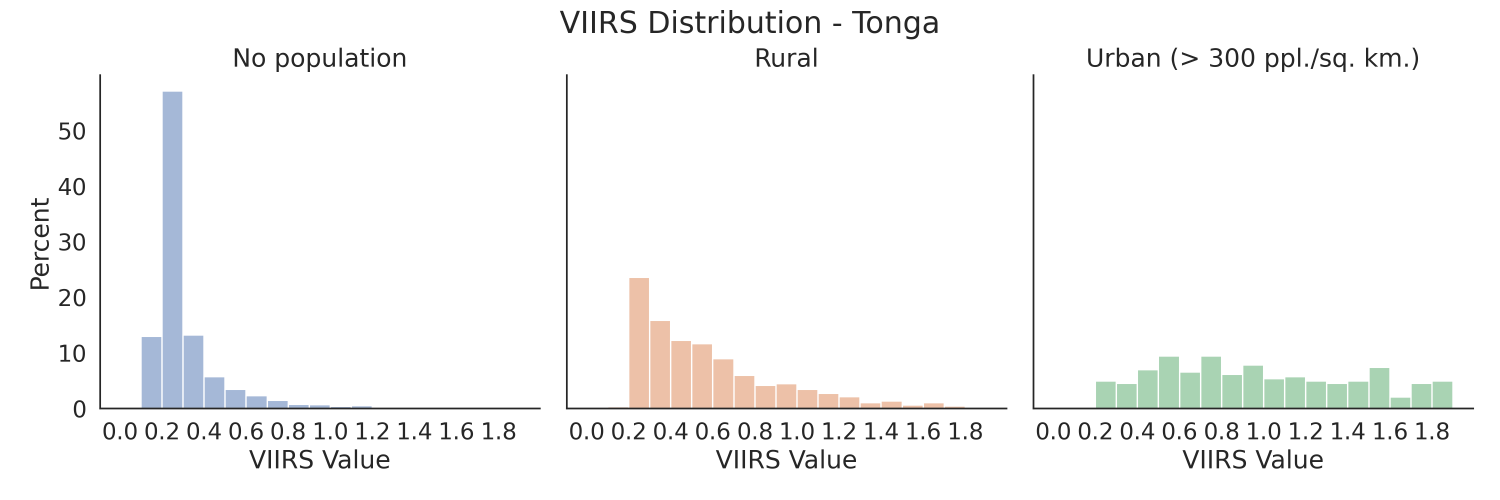
#> input picture _images/TON.png, 4500 x 1500 px (shown at 1/3 size)
$ python -i china.py   (imports and definitions only)
#> lines starting #> are read from the running program, lines starting #| are printed output that depends on the picture; after the words box and inside, x2 and y2 are one past the last pixel; in counts of white or black regions, pixels touching at a corner belong together
#> further down, picture is the input picture: PIL image 4500x1500 RGBA; mean R, G, B, A 247.2, 247.4, 247.1, 255
"""China fuel price fetcher (official NDRC price-cap notices).

Source: National Development and Reform Commission (NDRC) price department news
releases titled like "国内成品油价格按机制调整" (or "不作调整"). Each notice
includes an attached image table of maximum retail prices for standard gasoline
and diesel by province/center city, in CNY per ton.

This fetcher OCRs the attached table and records a single national series per
product by taking an unweighted mean across all listed regions in the table.
"""

from __future__ import annotations

import csv
import re
import subprocess
import time
from datetime import date
from pathlib import Path
from typing import Iterable
from urllib.parse import urljoin

import pandas as pd
from bs4 import BeautifulSoup
from bs4.element import Tag
from PIL import Image, ImageOps

from ..utils import get_session, make_hash, make_template


SOURCE_META = [
    {
        "fetcher_fn": "fetch_cn_ndrc_max_retail_prices",
        "country": "China",
        "source_name": "NDRC maximum retail prices (gasoline/diesel)",
        "url": "https://www.ndrc.gov.cn/xwdt/xwfb/",
        "description": "Official government (NDRC Price Department). Biweekly-ish notices with attached table image of max retail prices by province/center city, unit CNY/ton.",
        "extraction_method": ["Web scraping", "OCR"],
        "products": ["Gasoline (standard)", "Diesel (standard)"],
        "source_keys": ["cn_ndrc_max_retail_prices_biweekly"],
        "publishes_on": "~biweekly",
        "notes": "OCRs attached table image; computes unweighted mean across listed regions to create a national series. Keeps unit as CNY/ton per the official table.",
    }
]


# [14 lines that did not run here, left out]


_LISTING_BASE = "https://www.ndrc.gov.cn/xwdt/xwfb/"
# NDRC varies the headline structure ("...按机制调整", "...调整", "...下调",
# "...上调", "...适当调整", "...采取临时调控措施"). Match any retail-fuel
# pricing notice whose title mentions 成品油价格 + an adjustment verb.
_NOTICE_TITLE_RE = re.compile(r"成品油价格.{0,12}(?:调整|下调|上调|调控措施)")
_LISTING_DATE_RE = re.compile(r"\b(\d{4})/(\d{2})/(\d{2})\b")

_TMP_DIR = Path("_cn_ndrc_tmp")
_TESSERACT_BIN = "/opt/homebrew/bin/tesseract"
# Normal NDRC attachments yield ~29–30 province pairs. Skip notices whose OCR
# returns fewer than this — the "national mean" of 1–2 provinces is misleading.
_MIN_OCR_PAIRS = 10


# [5 lines left out: function _iter_listing_pages, not called in this run]


_PUBDATE_RE = re.compile(r"发布时间\s*[:：]\s*(\d{4})/(\d{2})/(\d{2})")


# [24 lines left out: functions _parse_pub_date, _find_table_image_url, not called in this run]


def _preprocess_numeric_region(img: Image.Image) -> Image.Image:
    """Crop + enhance the table numeric columns for OCR."""
    img_l = img.convert("L")
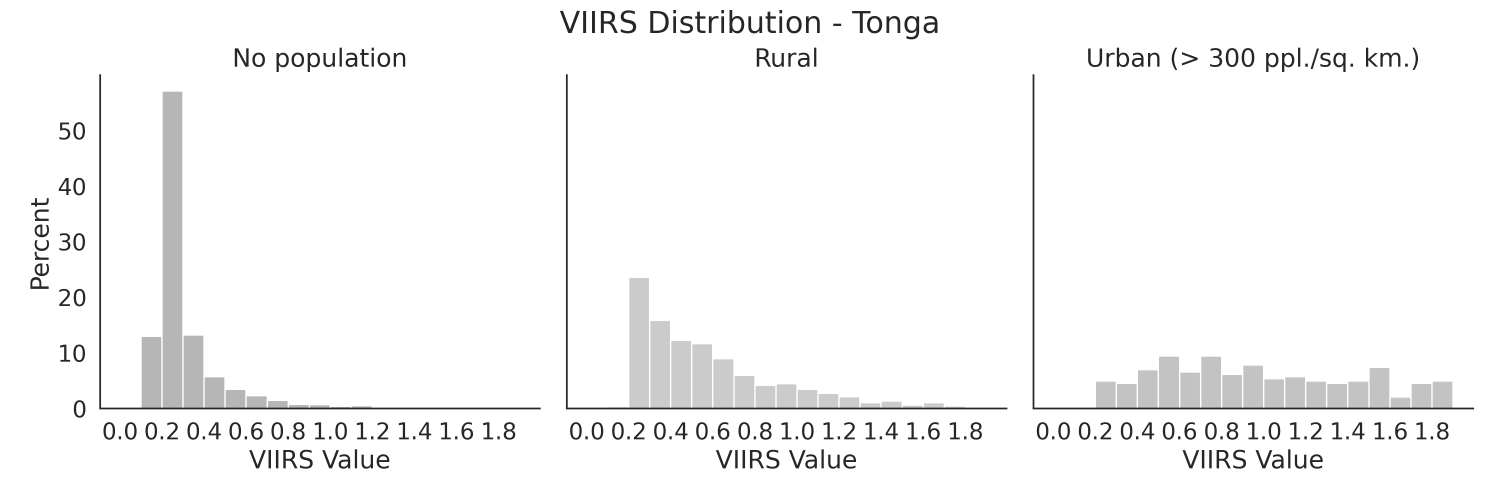
#> img_l: PIL image 4500x1500 L (shown at 1/3 size); min 38, max 255, mean 247.3
    w, h = img_l.size
#> w = 4500; h = 1500

    # Template-based crop tuned for NDRC attachments.
    # Keep both numeric columns, exclude province names.
    x0 = int(w * 0.47)
#> x0 = 2115
    y0 = int(h * 0.11)
#> y0 = 165
    x1 = int(w * 0.985)
#> x1 = 4432
    y1 = int(h * 0.90)
#> y1 = 1350
    x0 = max(0, min(x0, w - 1))
    y0 = max(0, min(y0, h - 1))
    x1 = max(x0 + 1, min(x1, w))
    y1 = max(y0 + 1, min(y1, h))

    region = img_l.crop((x0, y0, x1, y1))
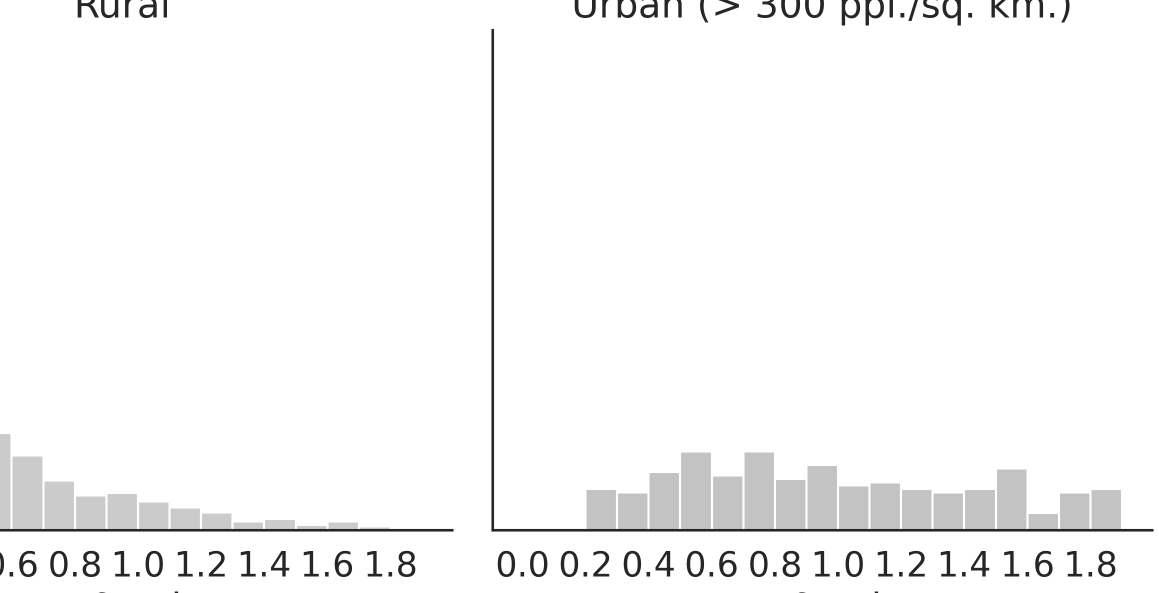
#> region: PIL image 2317x1185 L (shown at 1/2 size); min 38, max 255, mean 248
    region = region.resize((region.size[0] * 4, region.size[1] * 4))
#> region: PIL image 9268x4740 L
    region = ImageOps.autocontrast(region)

    # Binarize. The table is black-on-white; a conservative threshold works.
    def _thresh(p) -> int:
        v = int(p)
        return 0 if v < 160 else 255

    region = region.point(_thresh)
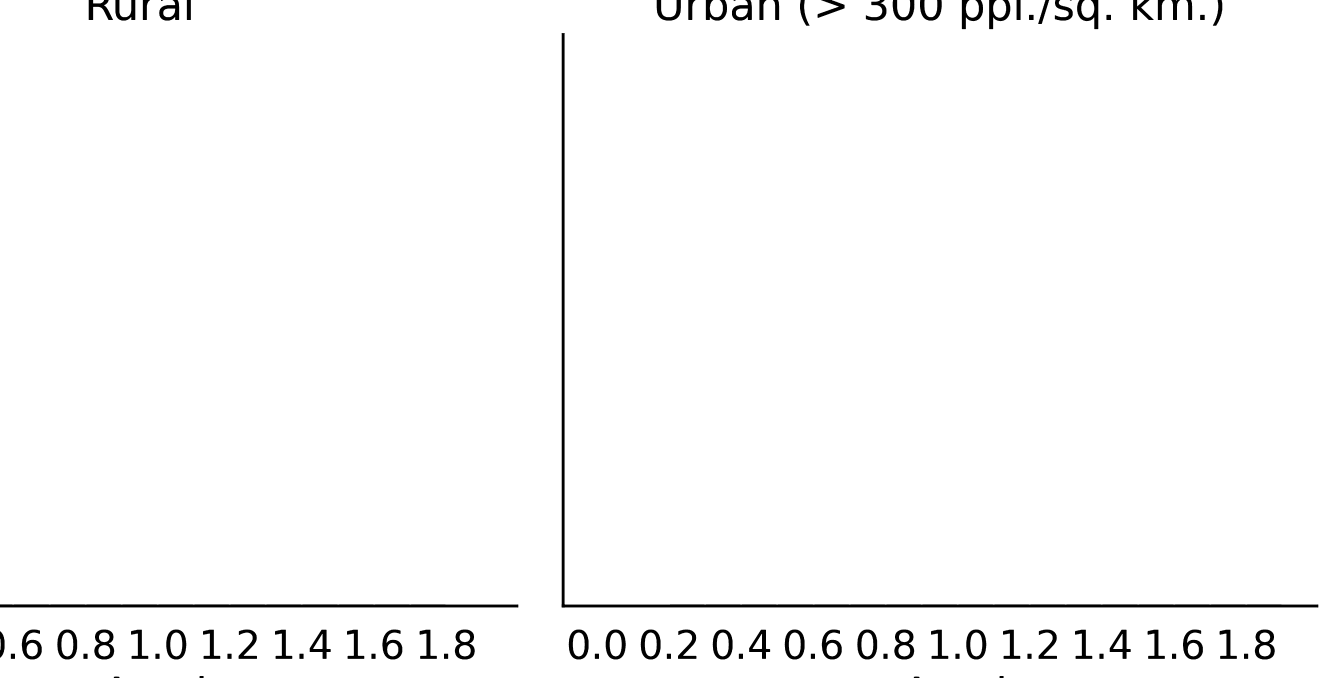
#> region: PIL image 9268x4740 L (shown at 1/7 size); 98% white; 90 black regions, largest, box (x1, y1, x2, y2) and area: (3931, 231, 9229, 4253) 190079, (0, 4231, 3629, 4253) 75546, (660, 4407, 799, 4616) 14285
    return region


# [248 lines left out: functions _ocr_table_values, fetch_cn_ndrc_max_retail_prices, not called in this run]

>>> from PIL import Image
>>> picture = Image.open('../../../../_images/TON.png')
>>> result = _preprocess_numeric_region(picture)

$ run again, on _images/0ed5efd8d82d641b0b96b6753cbdf29311bd4eab2b457a906601d520541ed794.png
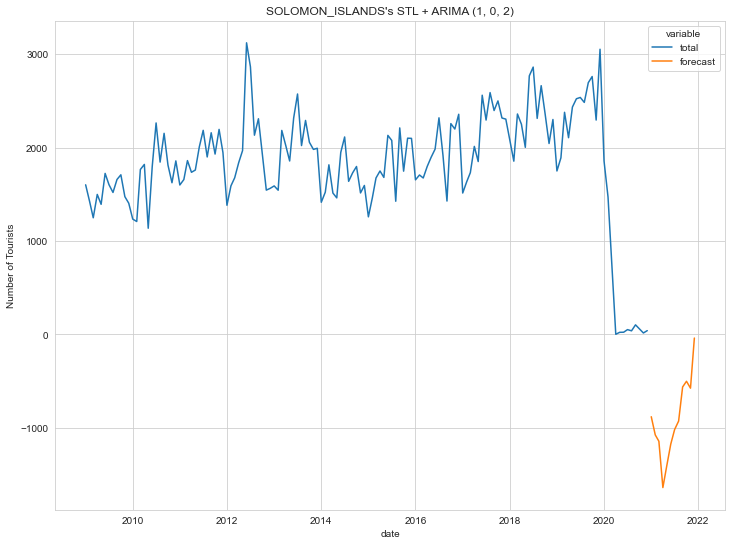
#> input picture _images/0ed5efd8d82d641b0b96b6753cbdf29311bd4eab2b457a906601d520541ed794.png, 732 x 546 px
#> picture is the input picture: PIL image 732x546 RGBA; mean R, G, B, A 249.4, 250.5, 251.2, 210.5
#> in _preprocess_numeric_region, `img_l = img.convert("L")`:
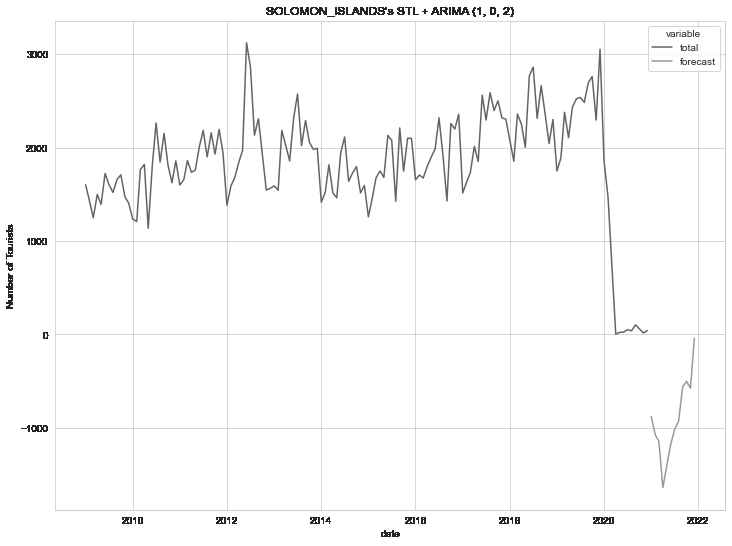
#> img_l: PIL image 732x546 L; min 38, max 255, mean 250.3
#> in _preprocess_numeric_region, `region = region.point(_thresh)`:
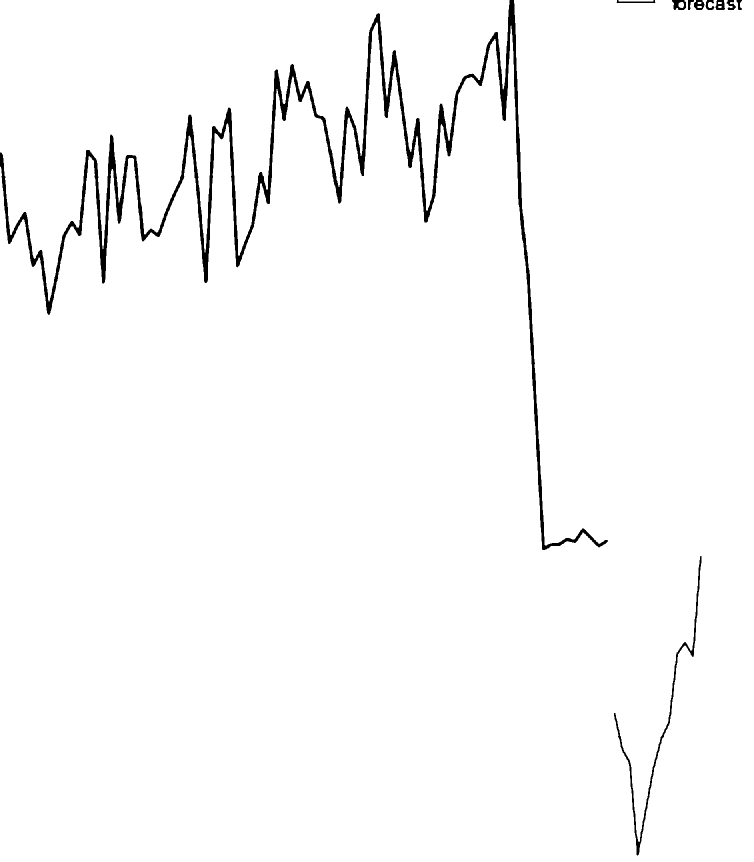
#> region: PIL image 1508x1724 L (shown at 1/2 size); 97.9% white; 10 black regions, largest, box (x1, y1, x2, y2) and area: (0, 0, 1216, 1100) 48706, (1228, 1112, 1403, 1711) 3373, (1344, 0, 1372, 20) 359

$ run again, on _images/1f0f62a1c844452e0a88c9cbb515654ec6d47b7ada2126af8bab2aaba0e2f99c.png
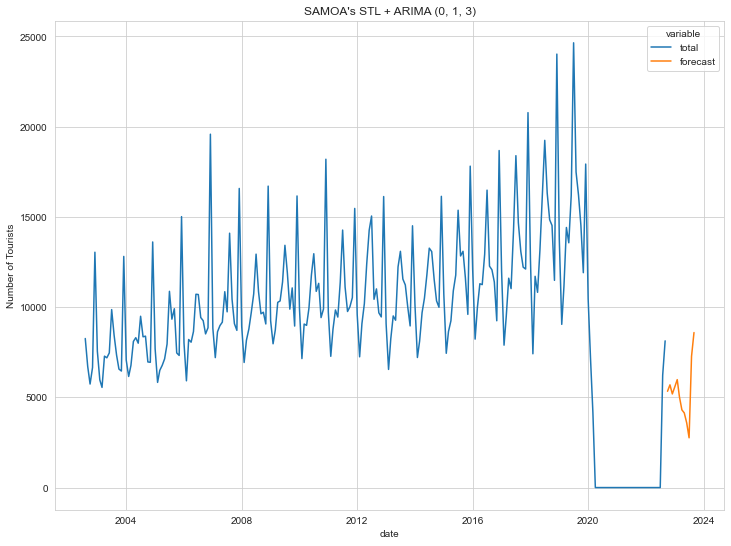
#> input picture _images/1f0f62a1c844452e0a88c9cbb515654ec6d47b7ada2126af8bab2aaba0e2f99c.png, 731 x 546 px
#> picture is the input picture: PIL image 731x546 RGBA; mean R, G, B, A 244.5, 247.6, 249.7, 210.4
#> in _preprocess_numeric_region, `img_l = img.convert("L")`:
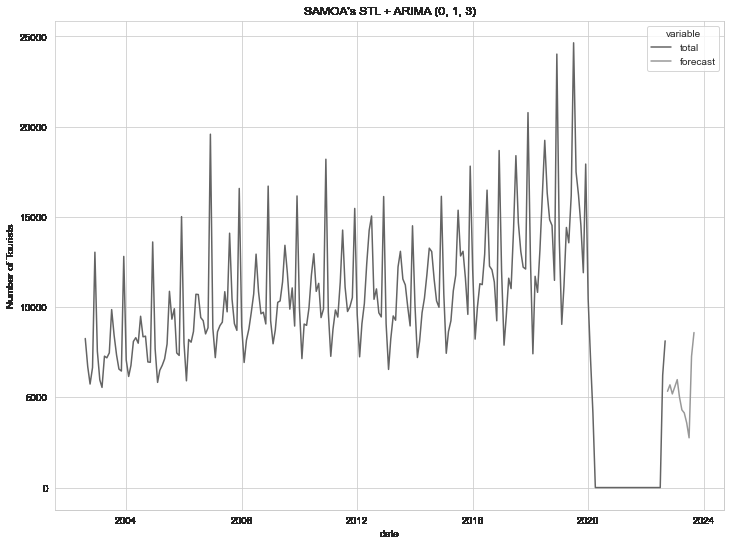
#> img_l: PIL image 731x546 L; min 38, max 255, mean 246.9
#> in _preprocess_numeric_region, `region = region.point(_thresh)`:
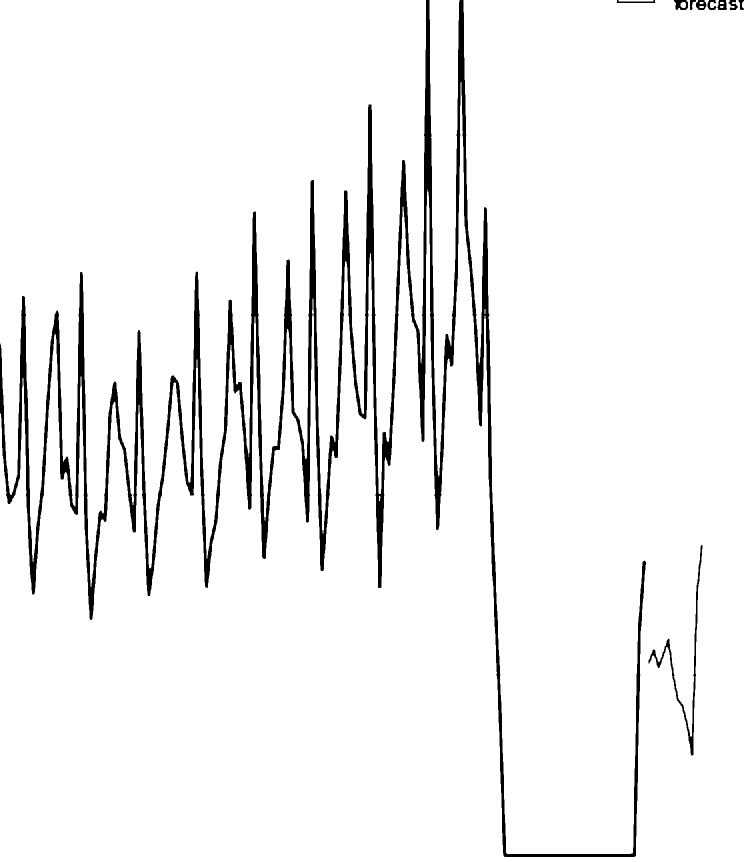
#> region: PIL image 1508x1724 L (shown at 1/2 size); 94.7% white; 10 black regions, largest, box (x1, y1, x2, y2) and area: (0, 0, 1292, 1714) 132737, (1297, 1090, 1405, 1511) 2779, (1348, 0, 1376, 20) 359

$ run again, on _images/20cc1845f0360d20f6eaab25d62abb0c104e734153181fc0dc2563de4a4acd4f.png
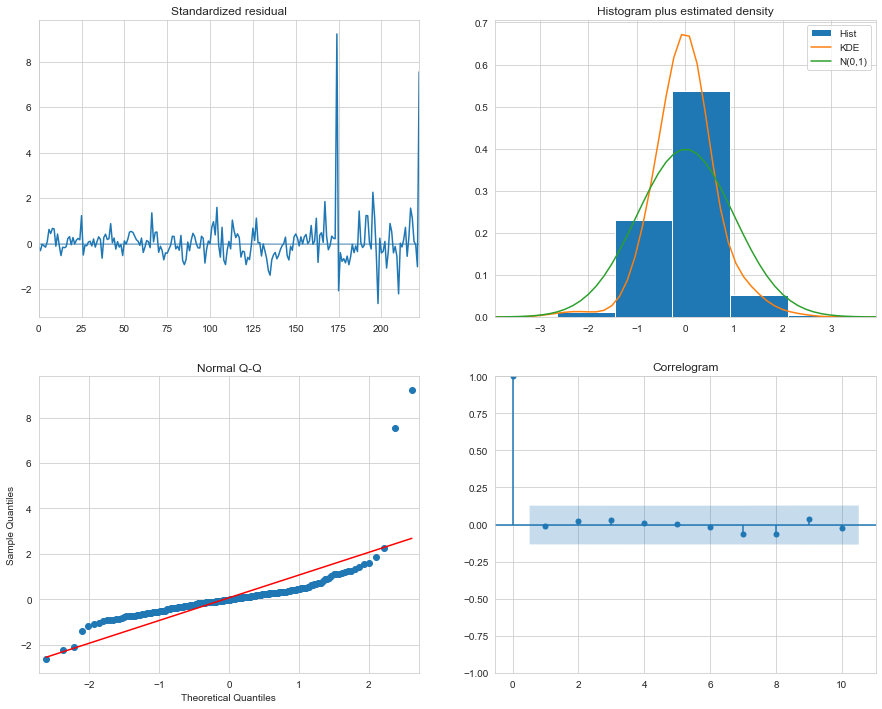
#> input picture _images/20cc1845f0360d20f6eaab25d62abb0c104e734153181fc0dc2563de4a4acd4f.png, 882 x 709 px
#> picture is the input picture: PIL image 882x709 RGBA; mean R, G, B, A 240.5, 244.5, 247.1, 186.3
#> in _preprocess_numeric_region, `img_l = img.convert("L")`:
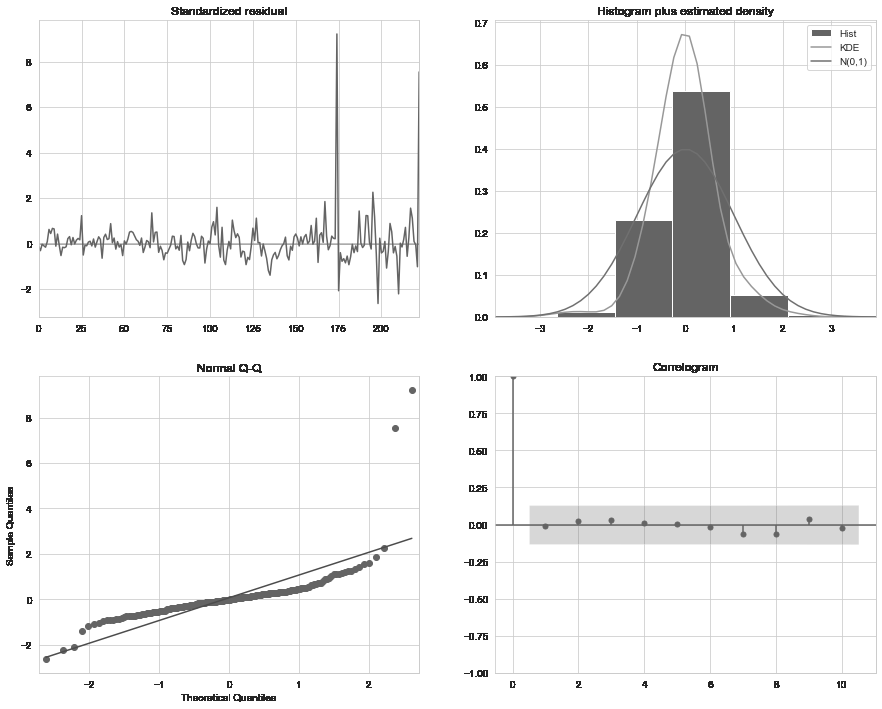
#> img_l: PIL image 882x709 L; min 38, max 255, mean 243.6
#> in _preprocess_numeric_region, `region = region.point(_thresh)`:
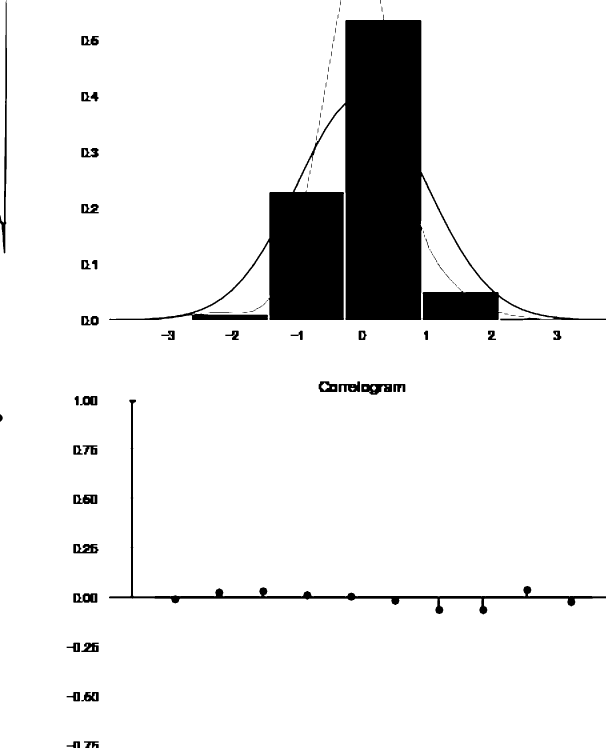
#> region: PIL image 1816x2244 L (shown at 1/3 size); 90.9% white; 86 black regions (14 under 20 px), largest, box (x1, y1, x2, y2) and area: (327, 43, 1816, 961) 322110, (327, 1199, 1816, 1843) 19500, (0, 0, 21, 760) 4145
